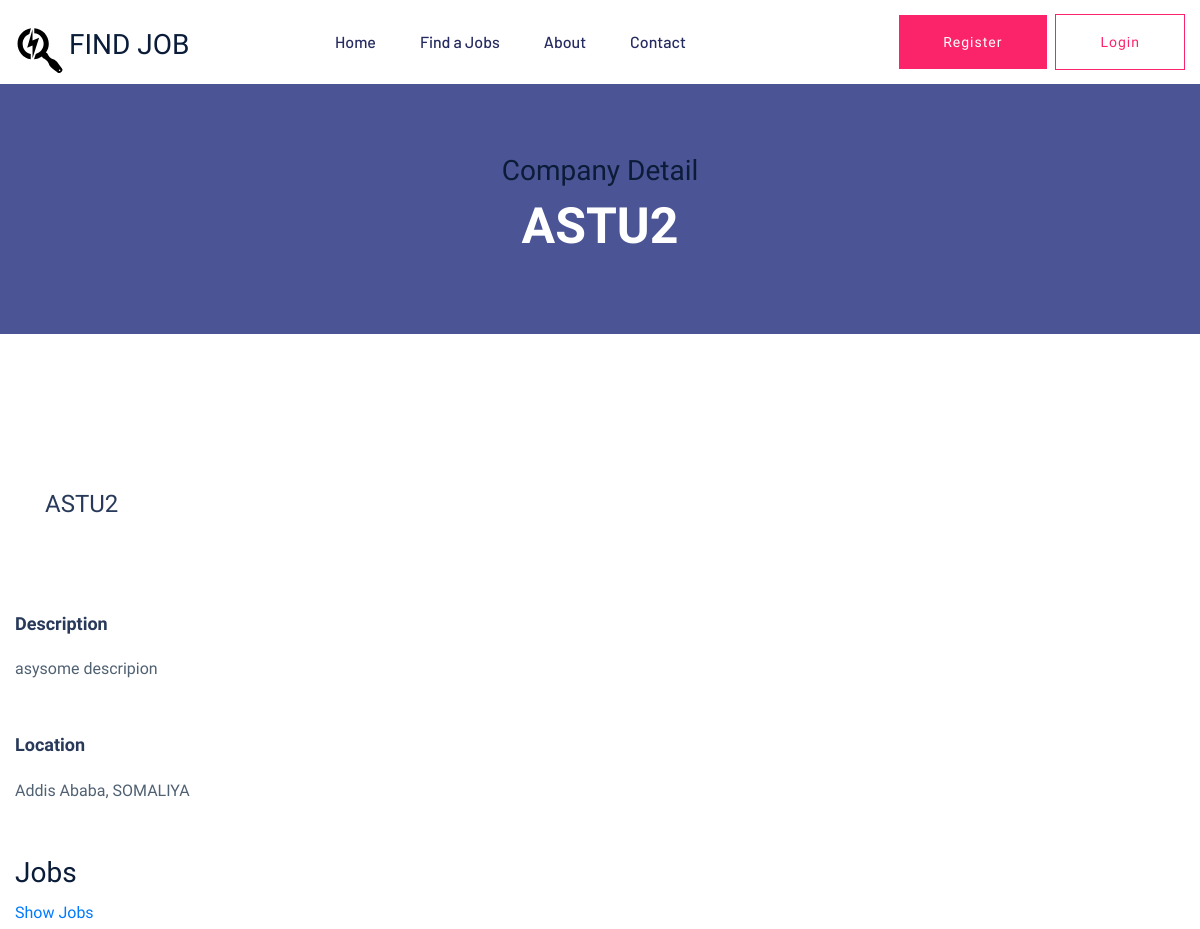
/accounts/company-detail/2/ (upper part), run on an earlier commit of the app's database.
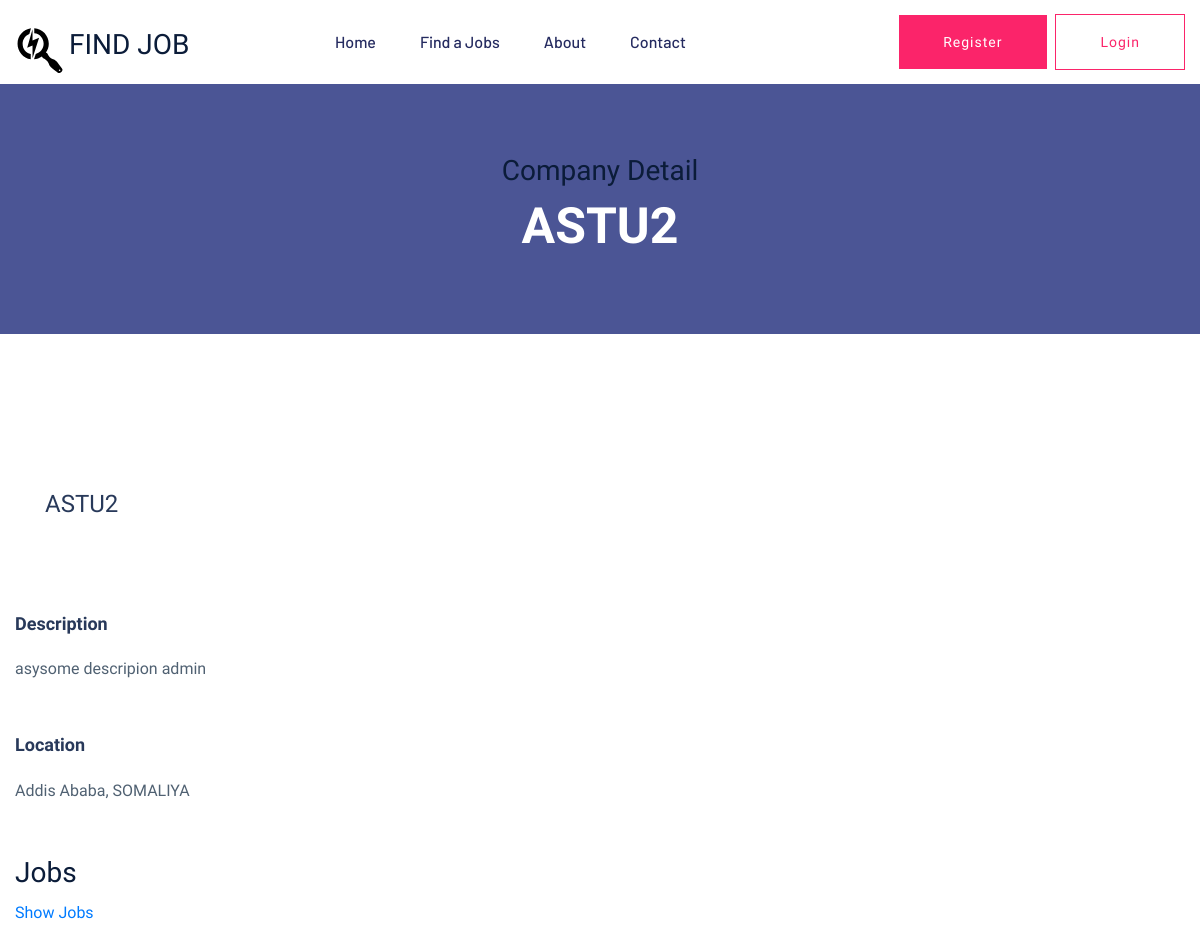
And on a later commit of the database.
### apps/jobsearch/models.py (models this page shows, shortened)
class Company(models.Model):
    employee = models.OneToOneField(Employer, on_delete=models.CASCADE)
    name = models.CharField(max_length=300)
    region = models.CharField(max_length=30,choices=REGION_CHOICES)
    city = models.CharField(max_length=15,choices=CITY_CHOICE)
    document = models.FileField(upload_to="company",blank=True,null=True)
    description = models.TextField()
    created_at = models.DateTimeField(auto_now_add=True)
    updated_at = models.DateTimeField(auto_now=True)
    email = models.EmailField()
    status = models.BooleanField(default=False)

### apps/user/views.py (the view)
# urls.py: path('company-detail/<int:pk>/',views.company_detail,name='company-detail'),
def company_detail(request,pk):
    company = Company.objects.get(pk=pk)
    context={'company':company}
    return render(request,'user/company_detail.html',context=context)

### apps/user/templates/user/company_detail.html (shortened to what this page needs)
{% extends 'base.html' %}
{%load static%}
{%block content%}
<div class="slider-area">
  <div
    class="single-slider section-overly slider-height4 d-flex align-items-center"
  >
    <div class="container">
      <div class="row">
        <div class="col-xl-12">
          <div class="hero-cap text-center">
            <h3>Company Detail</h3>
            <h2>{{company.name}}</h2>
          </div>
        </div>
      </div>
    </div>
  </div>
</div>
<div class="job-post-company pt-120 pb-120">
  <div class="container">
    <div class="row justify-content-between">
      <div class="col-xl-7 col-lg-8">
        <div class="single-job-items mb-50">
          <div class="job-items">
            <div class="job-tittle">
              <a href="#">
                <h4>{{company.name}}</h4>
              </a>
            </div>
          </div>
        </div>
        <div class="job-post-details">
          <div class="post-details1 mb-50">
            <div class="small-section-tittle">
              <h4>Description</h4>
            </div>
            <p>
              {{company.description}}
            </p>
          </div>
          <div class="post-details2 mb-50">
            <div class="small-section-tittle">
              <h4>Location</h4>
            </div>
            <p>{{company.city}}, {{company.region}}</p>
          </div>
          <div class="post-details2 mb-50">
            <div class="small-section-tittle">
              <h3>Jobs</h3>
            </div>
              <a href="{%url 'company-job-application-list' company.pk %}"> <p class="text-primary"> Show Jobs <p> </a>
          </div>
        </div>
      </div>
      </div>
    </div>
  </div>
{%endblock content%}

What changed in the data, as far as the page shows it:
changed Company "ASTU2": description "asysome descripion" → "asysome descripion admin"
